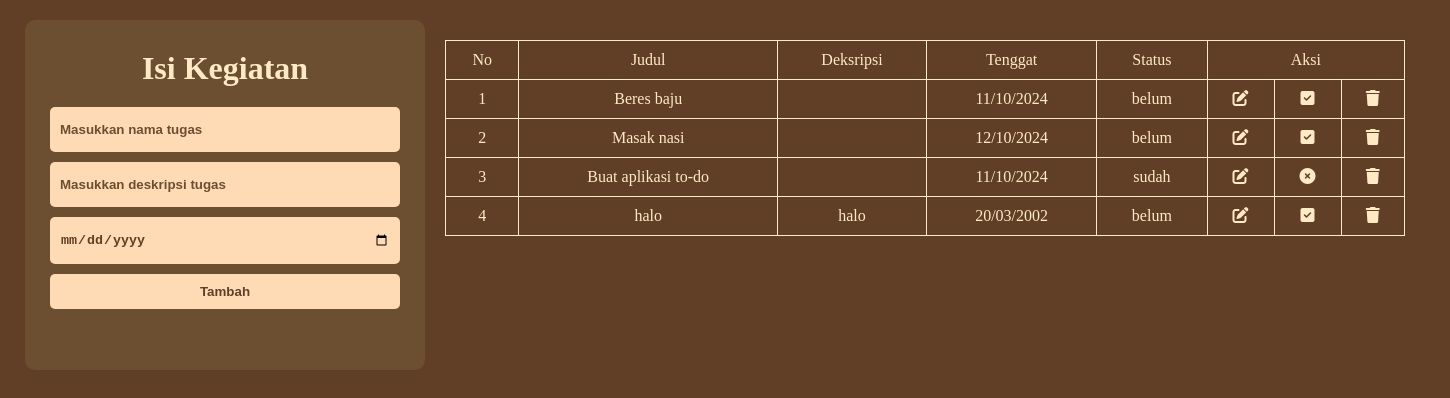
Before: / with the older database file.
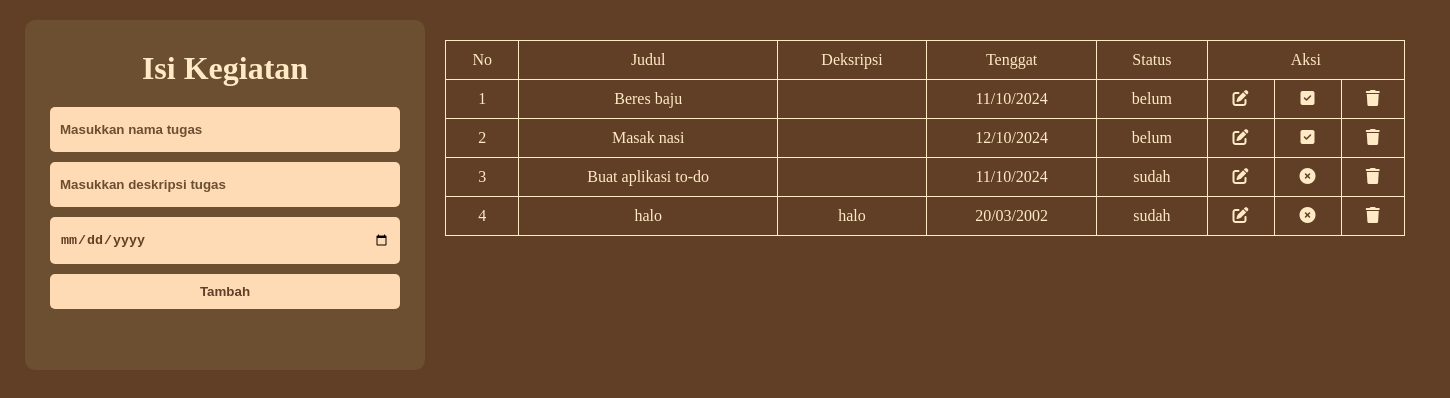
After: the same page with the newer database file.
### tables this page shows
CREATE TABLE tasks
(
id INTEGER PRIMARY KEY,
judul TEXT NOT NULL,
deskripsi TEXT NULL,
status TEXT CHECK( status IN ('sudah', 'belum') ) DEFAULT 'belum',
tanggal DATETIME
);

### functions.php (called while the page is built, shortened)
<?php
require 'db.php';
function viewTask() {
    global $db;
    $result = $db->query("SELECT * FROM tasks");
    $data = [];
    while($row = $result->fetchArray(SQLITE3_ASSOC)) {
        $data[] = $row;
    }
    return $data;
}

### index.php (the view, shortened to what this page needs)
<?php
require 'db.php';
require 'functions.php';
$task_edit = null;
$tasks = viewTask();
?>
<!DOCTYPE html>
<html lang="en">
<head>
    <link rel="stylesheet" href="https://cdnjs.cloudflare.com/ajax/libs/font-awesome/6.6.0/css/all.min.css">
    <link rel="stylesheet" href="style/style.css">
</head>
<body>
    <div class="container">
        <div class="form-container">
            <h1>Isi Kegiatan </h1>
            <form action="index.php" method="post">
                <div class="input-group">
                    <input type="text" name="judul" value="<?php echo $task_edit ? $task_edit['judul'] : '' ?>" placeholder="Masukkan nama tugas" autofocus>
                </div>
                <div class="input-group">
                    <input type="text" name="deskripsi" value="<?php echo $task_edit ? $task_edit['deskripsi'] : '' ?>" placeholder="Masukkan deskripsi tugas">
                </div>
                <div class="input-group">
                    <input type="date" name="tanggal" value="<?php echo $task_edit ? $task_edit['tanggal'] : '' ?>" placeholder="Masukkan tenggat tugas">
                </div>
                <div class="input-group">
                    <input type="submit" name="submit" value="<?php echo $task_edit ? 'Update' : 'Tambah' ?>">
                </div>
            </form>
        </div>
        <div class="table-container">
            <table>
                <thead>
                    <tr>
                        <td>No</td>
                        <td>Judul</td>
                        <td>Deksripsi</td>
                        <td>Tenggat</td>
                        <td>Status</td>
                        <td colspan="3">Aksi</td>
                    </tr>
                </thead>
                <tbody>
                    <?php foreach ($tasks as $key => $task) {
                        $formattedDate = date('d/m/Y', strtotime($task['tanggal']));
                    ?>
                        <tr>
                            <td><?php echo $key + 1; ?></td>
                            <td><?php echo $task['judul']; ?></td>
                            <td><?php echo $task['deskripsi']; ?></td>
                            <td><?php echo $formattedDate; ?></td>
                            <td><?php echo $task['status']; ?></td>
                            <td class="edit_btn"><a href="index.php?edit=<?php echo $task['id']; ?>"><i class="fa-solid fa-pen-to-square"></i></a>
                            </td>
                            <td>
                                <label for="check_<?php echo $task['id']; ?>">
                                    <i class="fa-solid fa-square-check check-icon"></i>
                                    <i class="fa-solid fa-circle-xmark uncheck-icon"></i>
                                </label>
                            </td>
                            <td class="delete_btn"><a href="index.php?delete=<?php echo $task['id']; ?>" onclick="return confirm('Apakah anda yakin ingin menghapus?')"><i class="fa-solid fa-trash"></i></a>
                            </td>
                        </tr>
                    <?php } ?>
                </tbody>
            </table>
        </div>
    </div>
</body>
</html>

### style/style.css (style rules this page uses)
* { margin: 0; padding: 0; box-sizing: border-box; }
body { font-family: Poppins; background-color: #603f26; color: #ffeac5; }
a { color: #ffeac5; }
table { width: 100%; text-align: center; border-collapse: collapse; }
table, th, td { border: 1px solid; }
td { padding: 10px; }
.container { width: 1440px; display: flex; padding: 20px; margin: auto; }
.form-container { width: 100%; max-width: 400px; height: 350px; padding: 30px 25px; background-color: #6c4e31; border-radius: 10px; }
.table-container { width: 100%; padding: 20px; overflow-x: auto; }
.form-container h1 { text-align: center; margin-bottom: 20px; }
.input-group { display: flex; flex-direction: column; margin: 10px 0; }
::placeholder { color: #6c4e31; opacity: 1; }
input[type="text"], input[type="date"] { padding: 15px 10px; border-radius: 5px; border: none; outline: none; font-weight: 700; background-color: #ffdbb5; color: #603f26; }
input[type="submit"] { padding: 10px; border-radius: 5px; border: none; cursor: pointer; font-weight: 800; background-color: #ffdbb5; color: #603f26; }
.status-checkbox + label { cursor: pointer; }
.status-checkbox + label .check-icon { display: inline-block; }
.status-checkbox + label .uncheck-icon { display: none; }
.status-checkbox:checked + label .uncheck-icon { display: inline-block; }

Changed rows visible on the page:
changed tasks "halo": status "belum" → "sudah"
